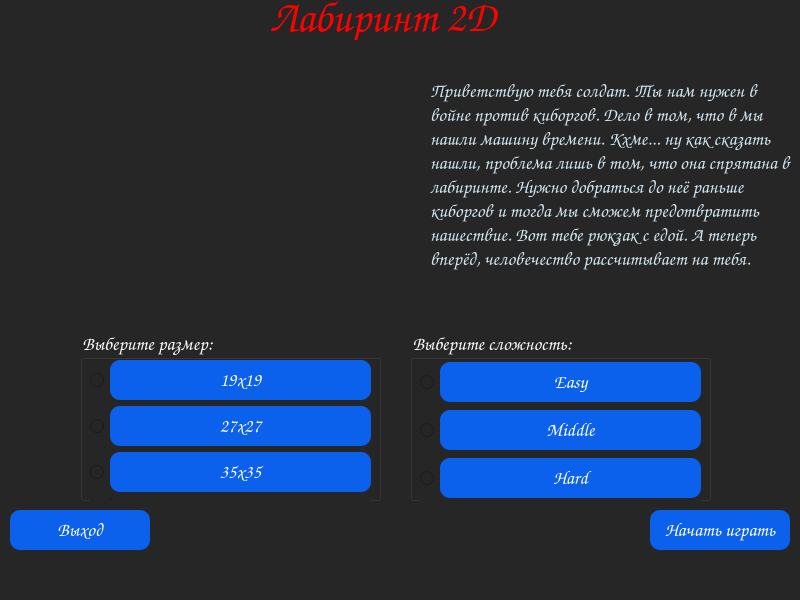
<?xml version="1.0" encoding="UTF-8"?>
<ui version="4.0">
 <class>MainWindow</class>
 <widget class="QMainWindow" name="MainWindow">
  <property name="windowModality">
   <enum>Qt::NonModal</enum>
  </property>
  <property name="geometry">
   <rect>
    <x>0</x>
    <y>0</y>
    <width>800</width>
    <height>600</height>
   </rect>
  </property>
  <property name="sizePolicy">
   <sizepolicy hsizetype="Preferred" vsizetype="Fixed">
    <horstretch>0</horstretch>
    <verstretch>0</verstretch>
   </sizepolicy>
  </property>
  <property name="minimumSize">
   <size>
    <width>800</width>
    <height>600</height>
   </size>
  </property>
  <property name="maximumSize">
   <size>
    <width>800</width>
    <height>600</height>
   </size>
  </property>
  <property name="font">
   <font>
    <pointsize>12</pointsize>
   </font>
  </property>
  <property name="contextMenuPolicy">
   <enum>Qt::NoContextMenu</enum>
  </property>
  <property name="windowTitle">
   <string>Лабиринт 2D лаунчер</string>
  </property>
  <property name="styleSheet">
   <string notr="true">background-color: rgb(38,38,38)
  </string>
  </property>
  <widget class="QWidget" name="centralwidget">
   <widget class="QGroupBox" name="groupBox">
    <property name="geometry">
     <rect>
      <x>80</x>
      <y>330</y>
      <width>301</width>
      <height>171</height>
     </rect>
    </property>
    <property name="font">
     <font>
      <family>Comic Sans MS</family>
      <pointsize>14</pointsize>
     </font>
    </property>
    <property name="styleSheet">
     <string notr="true">color: white</string>
    </property>
    <property name="title">
     <string>Выберите размер:</string>
    </property>
    <widget class="QWidget" name="formLayoutWidget">
     <property name="geometry">
      <rect>
       <x>10</x>
       <y>30</y>
       <width>281</width>
       <height>161</height>
      </rect>
     </property>
     <layout class="QFormLayout" name="formLayout">
      <property name="labelAlignment">
       <set>Qt::AlignCenter</set>
      </property>
      <property name="formAlignment">
       <set>Qt::AlignLeading|Qt::AlignLeft|Qt::AlignTop</set>
      </property>
      <item row="0" column="0">
       <widget class="QRadioButton" name="radioButton">
        <property name="sizePolicy">
         <sizepolicy hsizetype="Minimum" vsizetype="Expanding">
          <horstretch>0</horstretch>
          <verstretch>0</verstretch>
         </sizepolicy>
        </property>
        <property name="text">
         <string/>
        </property>
       </widget>
      </item>
      <item row="1" column="0">
       <widget class="QRadioButton" name="radioButton_2">
        <property name="sizePolicy">
         <sizepolicy hsizetype="Minimum" vsizetype="Expanding">
          <horstretch>0</horstretch>
          <verstretch>0</verstretch>
         </sizepolicy>
        </property>
        <property name="text">
         <string/>
        </property>
       </widget>
      </item>
      <item row="1" column="1">
       <widget class="QPushButton" name="pushButton_2">
        <property name="minimumSize">
         <size>
          <width>0</width>
          <height>40</height>
         </size>
        </property>
        <property name="font">
         <font>
          <family>Comic Sans MS</family>
          <pointsize>14</pointsize>
         </font>
        </property>
        <property name="styleSheet">
         <string notr="true">background-color: rgb(11,96,236);
border-radius: 10px;
color: white  </string>
        </property>
        <property name="text">
         <string>27x27</string>
        </property>
       </widget>
      </item>
      <item row="2" column="0">
       <widget class="QRadioButton" name="radioButton_3">
        <property name="sizePolicy">
         <sizepolicy hsizetype="Minimum" vsizetype="Expanding">
          <horstretch>0</horstretch>
          <verstretch>0</verstretch>
         </sizepolicy>
        </property>
        <property name="layoutDirection">
         <enum>Qt::LeftToRight</enum>
        </property>
        <property name="text">
         <string/>
        </property>
       </widget>
      </item>
      <item row="2" column="1">
       <widget class="QPushButton" name="pushButton_3">
        <property name="minimumSize">
         <size>
          <width>0</width>
          <height>40</height>
         </size>
        </property>
        <property name="font">
         <font>
          <family>Comic Sans MS</family>
          <pointsize>14</pointsize>
         </font>
        </property>
        <property name="styleSheet">
         <string notr="true">background-color: rgb(11,96,236);
border-radius: 10px;
color: white  </string>
        </property>
        <property name="text">
         <string>35x35</string>
        </property>
       </widget>
      </item>
      <item row="3" column="1">
       <widget class="Line" name="line">
        <property name="orientation">
         <enum>Qt::Vertical</enum>
        </property>
       </widget>
      </item>
      <item row="0" column="1">
       <widget class="QPushButton" name="pushButton">
        <property name="minimumSize">
         <size>
          <width>0</width>
          <height>40</height>
         </size>
        </property>
        <property name="font">
         <font>
          <family>Comic Sans MS</family>
          <pointsize>14</pointsize>
         </font>
        </property>
        <property name="styleSheet">
         <string notr="true">background-color: rgb(11,96,236);
border-radius: 10px;
color: white  </string>
        </property>
        <property name="text">
         <string>19x19</string>
        </property>
       </widget>
      </item>
     </layout>
    </widget>
   </widget>
   <widget class="QGroupBox" name="groupBox_2">
    <property name="geometry">
     <rect>
      <x>410</x>
      <y>330</y>
      <width>301</width>
      <height>171</height>
     </rect>
    </property>
    <property name="font">
     <font>
      <family>Comic Sans MS</family>
      <pointsize>14</pointsize>
     </font>
    </property>
    <property name="styleSheet">
     <string notr="true">color: white</string>
    </property>
    <property name="title">
     <string>Выберите сложность:</string>
    </property>
    <widget class="QWidget" name="formLayoutWidget_2">
     <property name="geometry">
      <rect>
       <x>10</x>
       <y>30</y>
       <width>281</width>
       <height>141</height>
      </rect>
     </property>
     <layout class="QFormLayout" name="formLayout_2">
      <property name="labelAlignment">
       <set>Qt::AlignCenter</set>
      </property>
      <property name="formAlignment">
       <set>Qt::AlignLeading|Qt::AlignLeft|Qt::AlignTop</set>
      </property>
      <item row="0" column="1">
       <widget class="QPushButton" name="pushButton_4">
        <property name="minimumSize">
         <size>
          <width>0</width>
          <height>40</height>
         </size>
        </property>
        <property name="font">
         <font>
          <family>Comic Sans MS</family>
          <pointsize>14</pointsize>
         </font>
        </property>
        <property name="styleSheet">
         <string notr="true">background-color: rgb(11,96,236);
border-radius: 10px;
color: white  </string>
        </property>
        <property name="text">
         <string>Easy</string>
        </property>
       </widget>
      </item>
      <item row="1" column="0">
       <widget class="QRadioButton" name="radioButton_5">
        <property name="sizePolicy">
         <sizepolicy hsizetype="Minimum" vsizetype="Expanding">
          <horstretch>0</horstretch>
          <verstretch>0</verstretch>
         </sizepolicy>
        </property>
        <property name="text">
         <string/>
        </property>
       </widget>
      </item>
      <item row="1" column="1">
       <widget class="QPushButton" name="pushButton_5">
        <property name="minimumSize">
         <size>
          <width>0</width>
          <height>40</height>
         </size>
        </property>
        <property name="font">
         <font>
          <family>Comic Sans MS</family>
          <pointsize>14</pointsize>
         </font>
        </property>
        <property name="styleSheet">
         <string notr="true">background-color: rgb(11,96,236);
border-radius: 10px;
color: white  </string>
        </property>
        <property name="text">
         <string>Middle</string>
        </property>
       </widget>
      </item>
      <item row="2" column="0">
       <widget class="QRadioButton" name="radioButton_6">
        <property name="sizePolicy">
         <sizepolicy hsizetype="Fixed" vsizetype="Expanding">
          <horstretch>0</horstretch>
          <verstretch>0</verstretch>
         </sizepolicy>
        </property>
        <property name="layoutDirection">
         <enum>Qt::LeftToRight</enum>
        </property>
        <property name="text">
         <string/>
        </property>
       </widget>
      </item>
      <item row="2" column="1">
       <widget class="QPushButton" name="pushButton_6">
        <property name="minimumSize">
         <size>
          <width>0</width>
          <height>40</height>
         </size>
        </property>
        <property name="font">
         <font>
          <family>Comic Sans MS</family>
          <pointsize>14</pointsize>
         </font>
        </property>
        <property name="styleSheet">
         <string notr="true">background-color: rgb(11,96,236);
border-radius: 10px;
color: white  </string>
        </property>
        <property name="text">
         <string>Hard</string>
        </property>
       </widget>
      </item>
      <item row="0" column="0">
       <widget class="QRadioButton" name="radioButton_4">
        <property name="sizePolicy">
         <sizepolicy hsizetype="Minimum" vsizetype="Expanding">
          <horstretch>0</horstretch>
          <verstretch>0</verstretch>
         </sizepolicy>
        </property>
        <property name="text">
         <string/>
        </property>
       </widget>
      </item>
     </layout>
    </widget>
   </widget>
   <widget class="QPushButton" name="pushButton_7">
    <property name="geometry">
     <rect>
      <x>650</x>
      <y>510</y>
      <width>140</width>
      <height>40</height>
     </rect>
    </property>
    <property name="font">
     <font>
      <family>Comic Sans MS</family>
      <pointsize>14</pointsize>
     </font>
    </property>
    <property name="styleSheet">
     <string notr="true">background-color: rgb(11,96,236);
border-radius: 10px;
color: white
  </string>
    </property>
    <property name="text">
     <string>Начать играть</string>
    </property>
   </widget>
   <widget class="QLabel" name="label">
    <property name="geometry">
     <rect>
      <x>270</x>
      <y>-10</y>
      <width>321</width>
      <height>51</height>
     </rect>
    </property>
    <property name="font">
     <font>
      <family>Comic Sans MS</family>
      <pointsize>32</pointsize>
     </font>
    </property>
    <property name="styleSheet">
     <string notr="true">color: red;</string>
    </property>
    <property name="text">
     <string>&lt;p&gt;&lt;b&gt;Лабиринт 2D&lt;/b&gt;&lt;/p&gt;</string>
    </property>
   </widget>
   <widget class="QLabel" name="label_2">
    <property name="geometry">
     <rect>
      <x>10</x>
      <y>40</y>
      <width>401</width>
      <height>261</height>
     </rect>
    </property>
    <property name="styleSheet">
     <string notr="true">border-radius: 10px;
  </string>
    </property>
    <property name="text">
     <string/>
    </property>
    <property name="pixmap">
     <pixmap resource="resourse.qrc">:/Pictures/maze.jpg</pixmap>
    </property>
    <property name="scaledContents">
     <bool>true</bool>
    </property>
   </widget>
   <widget class="QPushButton" name="pushButton_8">
    <property name="geometry">
     <rect>
      <x>10</x>
      <y>510</y>
      <width>140</width>
      <height>40</height>
     </rect>
    </property>
    <property name="font">
     <font>
      <family>Comic Sans MS</family>
      <pointsize>14</pointsize>
     </font>
    </property>
    <property name="styleSheet">
     <string notr="true">background-color: rgb(11,96,236);
border-radius: 10px;
color: white  </string>
    </property>
    <property name="text">
     <string>Выход</string>
    </property>
   </widget>
   <widget class="QLabel" name="label_3">
    <property name="geometry">
     <rect>
      <x>430</x>
      <y>40</y>
      <width>371</width>
      <height>271</height>
     </rect>
    </property>
    <property name="font">
     <font>
      <family>Comic Sans MS</family>
     </font>
    </property>
    <property name="styleSheet">
     <string notr="true">color: rgb(211,232,245)</string>
    </property>
    <property name="text">
     <string>&lt;html&gt;&lt;head/&gt;&lt;body&gt;&lt;p&gt;&lt;span style=&quot; font-size:14pt;&quot;&gt;Приветствую тебя солдат. Ты нам нужен в войне против киборгов. Дело в том, что в мы нашли машину времени. Кхме... ну как сказать нашли, проблема лишь в том, что она спрятана в лабиринте. Нужно добраться до неё раньше киборгов и тогда мы сможем предотвратить нашествие. Вот тебе рюкзак с едой. А теперь вперёд, человечество рассчитывает на тебя.&lt;/span&gt;&lt;/p&gt;&lt;/body&gt;&lt;/html&gt;</string>
    </property>
    <property name="wordWrap">
     <bool>true</bool>
    </property>
   </widget>
  </widget>
  <widget class="QMenuBar" name="menubar">
   <property name="geometry">
    <rect>
     <x>0</x>
     <y>0</y>
     <width>800</width>
     <height>20</height>
    </rect>
   </property>
  </widget>
  <widget class="QStatusBar" name="statusbar"/>
 </widget>
 <resources>
  <include location="resourse.qrc"/>
 </resources>
 <connections/>
</ui>
